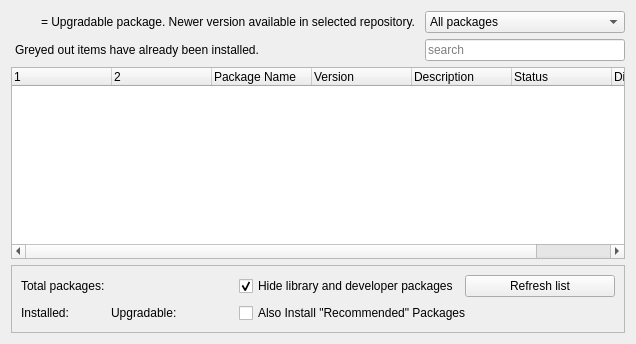
     <widget class="QWidget" name="tabBackports">
      <property name="sizePolicy">
       <sizepolicy hsizetype="Preferred" vsizetype="Expanding">
        <horstretch>0</horstretch>
        <verstretch>0</verstretch>
       </sizepolicy>
      </property>
      <attribute name="title">
       <string>Debian Backports</string>
      </attribute>
      <layout class="QGridLayout" name="gridLayout_4">
       <item row="0" column="0">
        <widget class="QPushButton" name="icon_3">
         <property name="enabled">
          <bool>true</bool>
         </property>
         <property name="sizePolicy">
          <sizepolicy hsizetype="Fixed" vsizetype="Fixed">
           <horstretch>0</horstretch>
           <verstretch>0</verstretch>
          </sizepolicy>
         </property>
         <property name="maximumSize">
          <size>
           <width>24</width>
           <height>16777215</height>
          </size>
         </property>
         <property name="text">
          <string/>
         </property>
         <property name="iconSize">
          <size>
           <width>16</width>
           <height>16</height>
          </size>
         </property>
         <property name="shortcut">
          <string notr="true"/>
         </property>
         <property name="autoDefault">
          <bool>false</bool>
         </property>
         <property name="flat">
          <bool>true</bool>
         </property>
        </widget>
       </item>
       <item row="0" column="1">
        <widget class="QLabel" name="label_6">
         <property name="text">
          <string>&lt;html&gt;&lt;head/&gt;&lt;body&gt;&lt;p&gt;= Upgradable package. Newer version available in selected repository.&lt;/p&gt;&lt;/body&gt;&lt;/html&gt;</string>
         </property>
         <property name="wordWrap">
          <bool>false</bool>
         </property>
         <property name="indent">
          <number>-1</number>
         </property>
        </widget>
       </item>
       <item row="0" column="2">
        <widget class="QComboBox" name="comboFilterBP">
         <property name="enabled">
          <bool>true</bool>
         </property>
         <property name="minimumSize">
          <size>
           <width>150</width>
           <height>0</height>
          </size>
         </property>
         <property name="maximumSize">
          <size>
           <width>200</width>
           <height>16777215</height>
          </size>
         </property>
         <property name="font">
          <font>
           <kerning>true</kerning>
          </font>
         </property>
         <property name="toolTip">
          <string>&lt;html&gt;&lt;head/&gt;&lt;body&gt;&lt;p&gt;Filter packages according to their status.&lt;/p&gt;&lt;/body&gt;&lt;/html&gt;</string>
         </property>
         <property name="currentText">
          <string>All packages</string>
         </property>
         <item>
          <property name="text">
           <string>All packages</string>
          </property>
         </item>
         <item>
          <property name="text">
           <string>Installed</string>
          </property>
         </item>
         <item>
          <property name="text">
           <string>Upgradable</string>
          </property>
         </item>
         <item>
          <property name="text">
           <string>Not installed</string>
          </property>
         </item>
        </widget>
       </item>
       <item row="1" column="0" colspan="2">
        <widget class="QLabel" name="label_7">
         <property name="text">
          <string>Greyed out items have already been installed.</string>
         </property>
         <property name="margin">
          <number>0</number>
         </property>
         <property name="indent">
          <number>4</number>
         </property>
        </widget>
       </item>
       <item row="1" column="2">
        <widget class="QLineEdit" name="searchBoxBP">
         <property name="minimumSize">
          <size>
           <width>150</width>
           <height>0</height>
          </size>
         </property>
         <property name="maximumSize">
          <size>
           <width>200</width>
           <height>16777215</height>
          </size>
         </property>
         <property name="placeholderText">
          <string>search</string>
         </property>
         <property name="clearButtonEnabled">
          <bool>true</bool>
         </property>
        </widget>
       </item>
       <item row="2" column="0" colspan="3">
        <widget class="QTreeWidget" name="treeBackports">
         <column>
          <property name="text">
           <string notr="true"/>
          </property>
         </column>
         <column>
          <property name="text">
           <string/>
          </property>
         </column>
         <column>
          <property name="text">
           <string>Package Name</string>
          </property>
         </column>
         <column>
          <property name="text">
           <string>Version</string>
          </property>
         </column>
         <column>
          <property name="text">
           <string>Description</string>
          </property>
         </column>
         <column>
          <property name="text">
           <string notr="true">Status</string>
          </property>
         </column>
         <column>
          <property name="text">
           <string notr="true">Displayed</string>
          </property>
         </column>
        </widget>
       </item>
       <item row="3" column="0" colspan="3">
        <widget class="QFrame" name="frame_3">
         <property name="frameShape">
          <enum>QFrame::StyledPanel</enum>
         </property>
         <property name="frameShadow">
          <enum>QFrame::Raised</enum>
         </property>
         <layout class="QHBoxLayout" name="horizontalLayout_2">
          <item>
           <layout class="QGridLayout" name="gridLayout_10">
            <item row="1" column="3" colspan="2">
             <widget class="QLabel" name="labelUpgradable_3">
              <property name="text">
               <string>Upgradable:</string>
              </property>
             </widget>
            </item>
            <item row="1" column="0">
             <widget class="QLabel" name="labelInstalled_3">
              <property name="text">
               <string>Installed:</string>
              </property>
             </widget>
            </item>
            <item row="1" column="5">
             <widget class="QLabel" name="labelNumUpgrBP">
              <property name="text">
               <string/>
              </property>
             </widget>
            </item>
            <item row="1" column="1">
             <widget class="QLabel" name="labelNumInstBP">
              <property name="text">
               <string/>
              </property>
             </widget>
            </item>
            <item row="0" column="0" colspan="3">
             <widget class="QLabel" name="labelTotalApps_3">
              <property name="text">
               <string>Total packages:</string>
              </property>
             </widget>
            </item>
            <item row="0" column="7">
             <widget class="QCheckBox" name="checkHideLibsBP">
              <property name="text">
               <string>Hide library and developer packages</string>
              </property>
              <property name="checked">
               <bool>true</bool>
              </property>
             </widget>
            </item>
            <item row="0" column="3">
             <widget class="QLabel" name="labelNumApps_3">
              <property name="text">
               <string/>
              </property>
             </widget>
            </item>
            <item row="1" column="2">
             <spacer name="horizontalSpacer_11">
              <property name="orientation">
               <enum>Qt::Horizontal</enum>
              </property>
              <property name="sizeType">
               <enum>QSizePolicy::Preferred</enum>
              </property>
              <property name="sizeHint" stdset="0">
               <size>
                <width>17</width>
                <height>17</height>
               </size>
              </property>
             </spacer>
            </item>
            <item row="1" column="7" colspan="2">
             <widget class="QCheckBox" name="checkBoxInstallRecommendsMXBP">
              <property name="text">
               <string>Also Install &quot;Recommended&quot; Packages</string>
              </property>
             </widget>
            </item>
            <item row="0" column="8">
             <widget class="QPushButton" name="pushForceUpdateBP">
              <property name="minimumSize">
               <size>
                <width>150</width>
                <height>0</height>
               </size>
              </property>
              <property name="maximumSize">
               <size>
                <width>200</width>
                <height>16777215</height>
               </size>
              </property>
              <property name="text">
               <string>Refresh list</string>
              </property>
              <property name="icon">
               <iconset theme="reload">
                <normaloff>.</normaloff>.</iconset>
              </property>
              <property name="autoDefault">
               <bool>false</bool>
              </property>
             </widget>
            </item>
            <item row="1" column="6">
             <spacer name="horizontalSpacer_12">
              <property name="orientation">
               <enum>Qt::Horizontal</enum>
              </property>
              <property name="sizeHint" stdset="0">
               <size>
                <width>37</width>
                <height>17</height>
               </size>
              </property>
             </spacer>
            </item>
            <item row="0" column="4" colspan="3">
             <spacer name="horizontalSpacer_10">
              <property name="orientation">
               <enum>Qt::Horizontal</enum>
              </property>
              <property name="sizeType">
               <enum>QSizePolicy::Preferred</enum>
              </property>
              <property name="sizeHint" stdset="0">
               <size>
                <width>17</width>
                <height>17</height>
               </size>
              </property>
             </spacer>
            </item>
           </layout>
          </item>
         </layout>
        </widget>
       </item>
      </layout>
     </widget>
